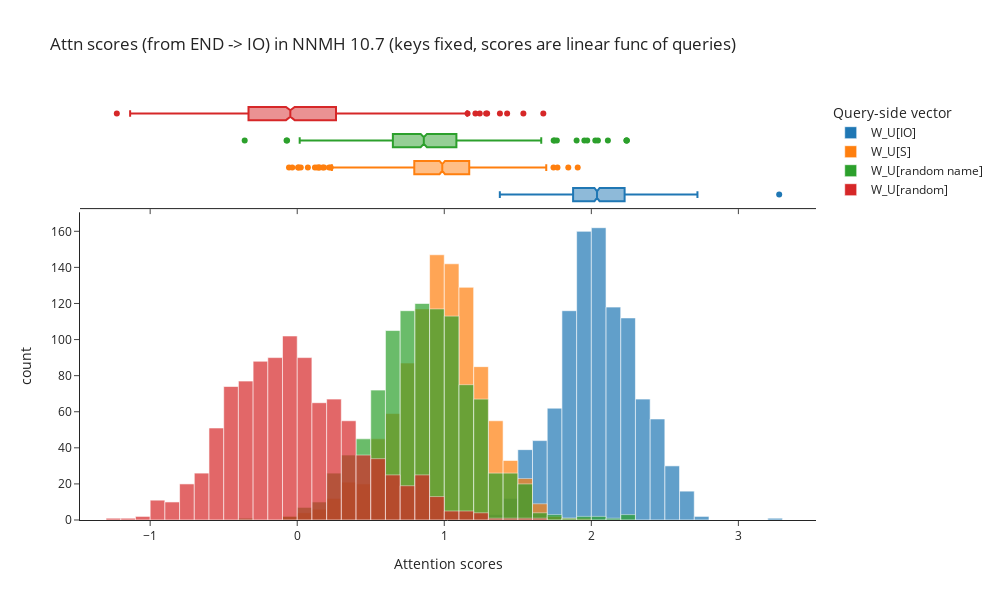

Source (notebook cell):
### Code cell
hist(
    [attn_scores_IO, attn_scores_S, attn_scores_random_name, attn_scores_random],
    labels={"variable": "Query-side vector", "value": "Attention scores"},
    title="Attn scores (from END -> IO) in NNMH 10.7 (keys fixed, scores are linear func of queries)",
    names=["W_U[IO]", "W_U[S]", "W_U[random name]", "W_U[random]"],
    width=1000,
    height=600,
    opacity=0.7,
    marginal="box",
    template="simple_white"
)

### Figure 1 — Plotly figure (JSON) as saved in the notebook; plotly's stock layout.template omitted (floating-point values rounded to 4 significant figures; data arrays with more than 128 entries replaced by an {"elided": "..."} marker saying what was removed)
{"data": [{"alignmentgroup": "True", "bingroup": "x", "hovertemplate": "Query-side vector=wide_variable_0<br>Attention scores=%{x}<br>count=%{y}<extra></extra>", "legendgroup": "wide_variable_0", "marker": {"color": "#1F77B4", "opacity": 0.7, "pattern": {"shape": ""}}, "name": "W_U[IO]", "offsetgroup": "wide_variable_0", "orientation": "v", "showlegend": true, "type": "histogram", "x": {"elided": "1000 float values"}, "xaxis": "x", "yaxis": "y"}, {"alignmentgroup": "True", "hovertemplate": "Query-side vector=wide_variable_0<br>Attention scores=%{x}<extra></extra>", "legendgroup": "wide_variable_0", "marker": {"color": "#1F77B4"}, "name": "W_U[IO]", "notched": true, "offsetgroup": "wide_variable_0", "showlegend": false, "type": "box", "x": {"elided": "1000 float values"}, "xaxis": "x2", "yaxis": "y2"}, {"alignmentgroup": "True", "bingroup": "x", "hovertemplate": "Query-side vector=wide_variable_1<br>Attention scores=%{x}<br>count=%{y}<extra></extra>", "legendgroup": "wide_variable_1", "marker": {"color": "#FF7F0E", "opacity": 0.7, "pattern": {"shape": ""}}, "name": "W_U[S]", "offsetgroup": "wide_variable_1", "orientation": "v", "showlegend": true, "type": "histogram", "x": {"elided": "1000 float values"}, "xaxis": "x", "yaxis": "y"}, {"alignmentgroup": "True", "hovertemplate": "Query-side vector=wide_variable_1<br>Attention scores=%{x}<extra></extra>", "legendgroup": "wide_variable_1", "marker": {"color": "#FF7F0E"}, "name": "W_U[S]", "notched": true, "offsetgroup": "wide_variable_1", "showlegend": false, "type": "box", "x": {"elided": "1000 float values"}, "xaxis": "x2", "yaxis": "y2"}, {"alignmentgroup": "True", "bingroup": "x", "hovertemplate": "Query-side vector=wide_variable_2<br>Attention scores=%{x}<br>count=%{y}<extra></extra>", "legendgroup": "wide_variable_2", "marker": {"color": "#2CA02C", "opacity": 0.7, "pattern": {"shape": ""}}, "name": "W_U[random name]", "offsetgroup": "wide_variable_2", "orientation": "v", "showlegend": true, "type": "histogram", "x": {"elided": "1000 float values"}, "xaxis": "x", "yaxis": "y"}, {"alignmentgroup": "True", "hovertemplate": "Query-side vector=wide_variable_2<br>Attention scores=%{x}<extra></extra>", "legendgroup": "wide_variable_2", "marker": {"color": "#2CA02C"}, "name": "W_U[random name]", "notched": true, "offsetgroup": "wide_variable_2", "showlegend": false, "type": "box", "x": {"elided": "1000 float values"}, "xaxis": "x2", "yaxis": "y2"}, {"alignmentgroup": "True", "bingroup": "x", "hovertemplate": "Query-side vector=wide_variable_3<br>Attention scores=%{x}<br>count=%{y}<extra></extra>", "legendgroup": "wide_variable_3", "marker": {"color": "#D62728", "opacity": 0.7, "pattern": {"shape": ""}}, "name": "W_U[random]", "offsetgroup": "wide_variable_3", "orientation": "v", "showlegend": true, "type": "histogram", "x": {"elided": "1000 float values"}, "xaxis": "x", "yaxis": "y"}, {"alignmentgroup": "True", "hovertemplate": "Query-side vector=wide_variable_3<br>Attention scores=%{x}<extra></extra>", "legendgroup": "wide_variable_3", "marker": {"color": "#D62728"}, "name": "W_U[random]", "notched": true, "offsetgroup": "wide_variable_3", "showlegend": false, "type": "box", "x": {"elided": "1000 float values"}, "xaxis": "x2", "yaxis": "y2"}], "layout": {"bargap": 0, "barmode": "overlay", "height": 600, "legend": {"title": {"text": "Query-side vector"}, "tracegroupgap": 0}, "title": {"text": "Attn scores (from END -> IO) in NNMH 10.7 (keys fixed, scores are linear func of queries)"}, "width": 1000, "xaxis": {"anchor": "y", "domain": [0, 1], "title": {"text": "Attention scores"}}, "xaxis2": {"anchor": "y2", "domain": [0, 1], "matches": "x", "showticklabels": false}, "yaxis": {"anchor": "x", "domain": [0, 0.7326], "title": {"text": "count"}}, "yaxis2": {"anchor": "x2", "domain": [0.7426, 1], "matches": "y2", "showline": false, "showticklabels": false, "ticks": ""}}}
